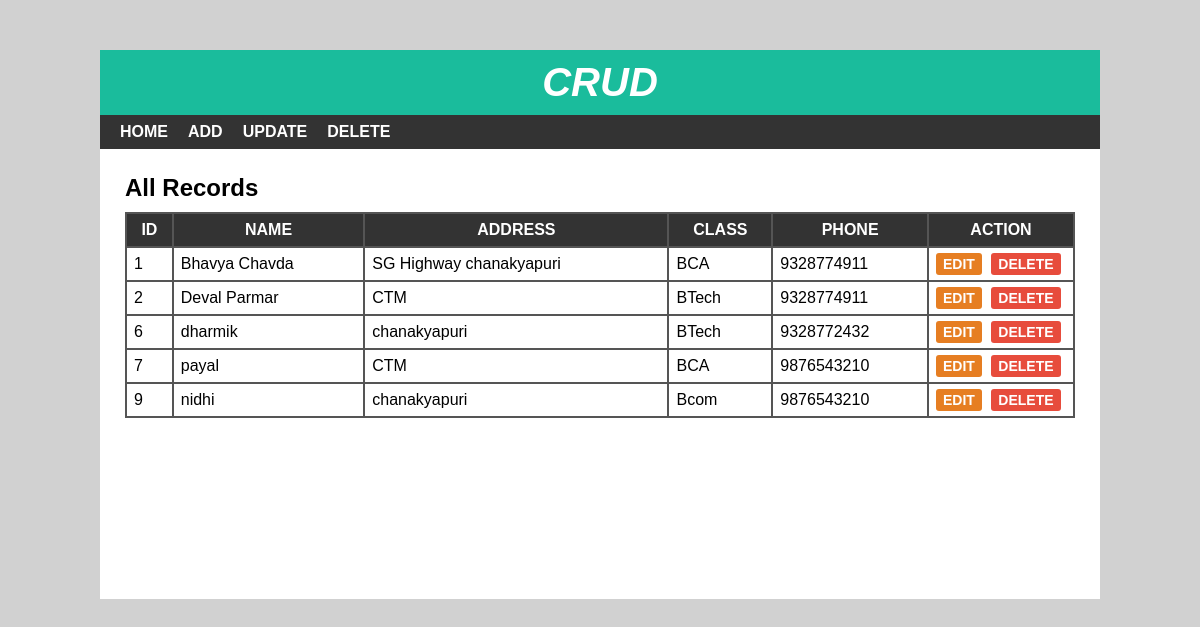
/crud/index.php, run on the app's committed database.
### tables this page shows
CREATE TABLE `student` (
  `sid` int(10) NOT NULL,
  `sname` varchar(30) NOT NULL,
  `saddress` varchar(100) NOT NULL,
  `sclass` int(10) NOT NULL,
  `sphone` varchar(10) NOT NULL
);

CREATE TABLE `studentclass` (
  `cid` int(11) NOT NULL,
  `cname` varchar(15) NOT NULL
);

### crud/index.php (the view, shortened to what this page needs)
<?php
include 'header.php';
include 'db.php';
?>
<div id="main-content">
    <h2>All Records</h2>
    <?php
        $sql = "select * from student join studentclass where student.sclass = studentclass.cid";
        $result = mysqli_query($con, $sql) or die("Query unsuccessful");
        if(mysqli_num_rows($result)>0){
    ?>
    <table cellpadding="7px">
        <thead>
        <th>Id</th>
        <th>Name</th>
        <th>Address</th>
        <th>Class</th>
        <th>Phone</th>
        <th>Action</th>
        </thead>
        <tbody>
            <?php
                while($row = mysqli_fetch_assoc($result)){
            ?>
            <tr>
                <td><?php echo $row['sid'];?></td>
                <td><?php echo $row['sname'];?></td>
                <td><?php echo $row['saddress'];?></td>
                <td><?php echo $row['cname'];?></td>
                <td><?php echo $row['sphone'];?></td>
                <td>
                    <a href='edit.php?id=<?php echo $row['sid'];?>'>Edit</a>
                    <a href='delete-inline.php?id=<?php echo $row['sid'];?>'>Delete</a>
                </td>
            </tr>
            <?php } ?>
        </tbody>
    </table>
    <?php }else{
        echo "<h2>No Record Found</h2>";
    }
    ?>
</div>
</div>
</body>
</html>

### crud/header.php (shortened to what this page needs)
<!DOCTYPE html>
<html lang="en">
<head>
  <link rel="stylesheet" href="css/style.css">
</head>
<body>
    <div id="wrapper">
        <div id="header">
            <h1>Crud</h1>
        </div>
        <div id="menu">
            <ul>
                <li>
                    <a href="index.php">Home</a>
                </li>
                <li>
                    <a href="add.php">Add</a>
                </li>
                <li>
                    <a href="update.php">Update</a>
                </li>
                <li>
                    <a href="delete.php">Delete</a>
                </li>
            </ul>
        </div>

### crud/css/style.css (style rules this page uses)
body { font:16px arial; margin: 0; padding: 0; background: #d1d1d1; }
#wrapper { width: 1000px; margin: 50px auto 0; background-color: #fff; }
#header { text-align: center; background-color: #1abc9c; padding: 10px; }
#header h1 { color: #fff; font-size: 40px; font-style: italic; font-weight: 700; text-transform: uppercase; margin: 0; }
#menu { background-color: #333; }
#menu ul { font-size: 0; padding: 0 10px; margin: 0; list-style: none; }
#menu ul li { display: inline-block; }
#menu ul li a { color: #fff; font-size: 16px; font-weight: 600; padding: 8px 10px; display: block; text-decoration: none; text-transform: uppercase; transition: all 0.3s ease; }
#main-content { padding: 25px; min-height: 400px; }
#main-content h2 { margin: 0 0 10px; text-transform: capitalize; }
#main-content table { width: 100%; background-color: #555; margin: 0 0 20px; }
#main-content table th { color: #fff; background-color: #333; text-transform: uppercase; }
#main-content table th:last-child { width: 130px; }
#main-content table td { background-color: #fff; }
#main-content table td a { font-size: 14px; font-weight: 600; text-transform: uppercase; padding: 3px 7px; color: #fff; background-color: #e67e22; text-decoration: none; border-radius: 3px; }
#main-content table td a:nth-child(2) { background-color: #e74c3c; margin: 0 0 0 5px; }

### data on the page
student: sid "1", sname "Bhavya Chavda", saddress "SG Highway chanakyapuri", studentclass.cname "BCA", sphone "9328774911"
student: sid "2", sname "Deval Parmar", saddress "CTM", studentclass.cname "BTech", sphone "9328774911"
student: sid "6", sname "dharmik", saddress "chanakyapuri", studentclass.cname "BTech", sphone "9328772432"
student: sid "7", sname "payal", saddress "CTM", studentclass.cname "BCA", sphone "9876543210"
student: sid "9", sname "nidhi", saddress "chanakyapuri", studentclass.cname "Bcom", sphone "9876543210"
